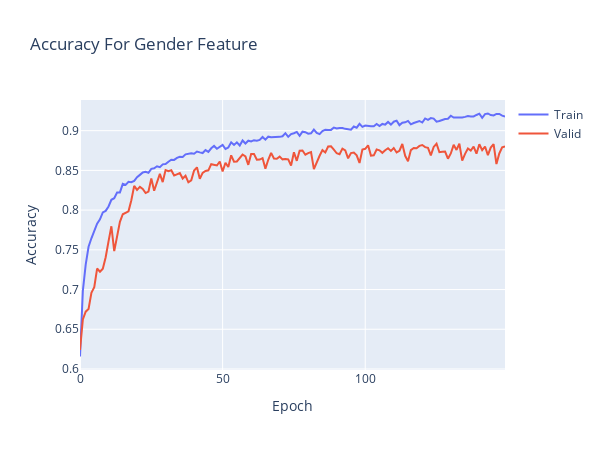

Notebook code for this chart:
### Code cell
plt.clf()
fig = go.Figure()
fig.add_trace(go.Scatter(
                    y=History.history['gender_output_accuracy'],
                    name='Train'))

fig.add_trace(go.Scatter(
                    y=History.history['val_gender_output_accuracy'],
                    name='Valid'))


fig.update_layout(height=450, 
                  width=600,
                  title='Accuracy For Gender Feature',
                  xaxis_title='Epoch',
                  yaxis_title='Accuracy')

fig.write_html('acc_race.html', include_plotlyjs='cdn')

fig.show()

### Figure 1 — Plotly figure (JSON) as saved in the notebook; plotly's stock layout.template omitted (floating-point values rounded to 4 significant figures; data arrays with more than 128 entries replaced by an {"elided": "..."} marker saying what was removed)
{"data": [{"name": "Train", "type": "scatter", "y": {"elided": "150 float values"}}, {"name": "Valid", "type": "scatter", "y": {"elided": "150 float values"}}], "layout": {"height": 450, "title": {"text": "Accuracy For Gender Feature"}, "width": 600, "xaxis": {"title": {"text": "Epoch"}}, "yaxis": {"title": {"text": "Accuracy"}}}}
